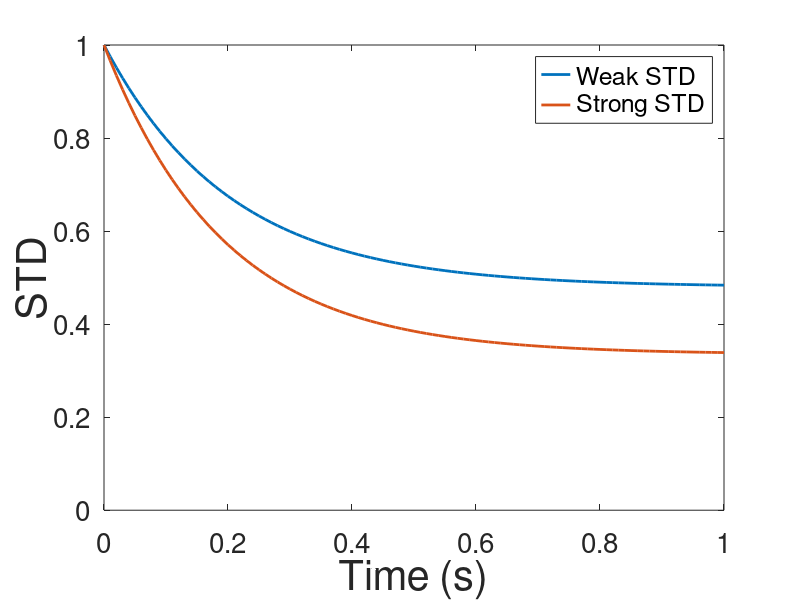
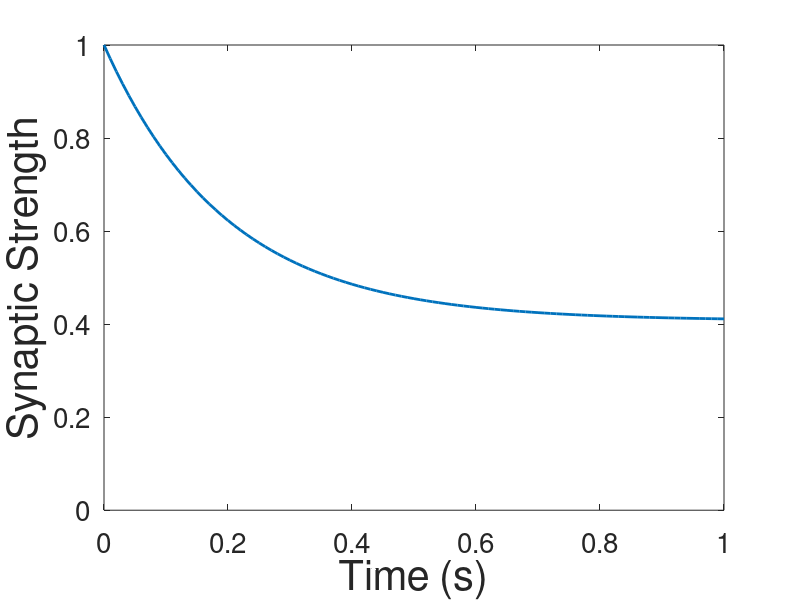
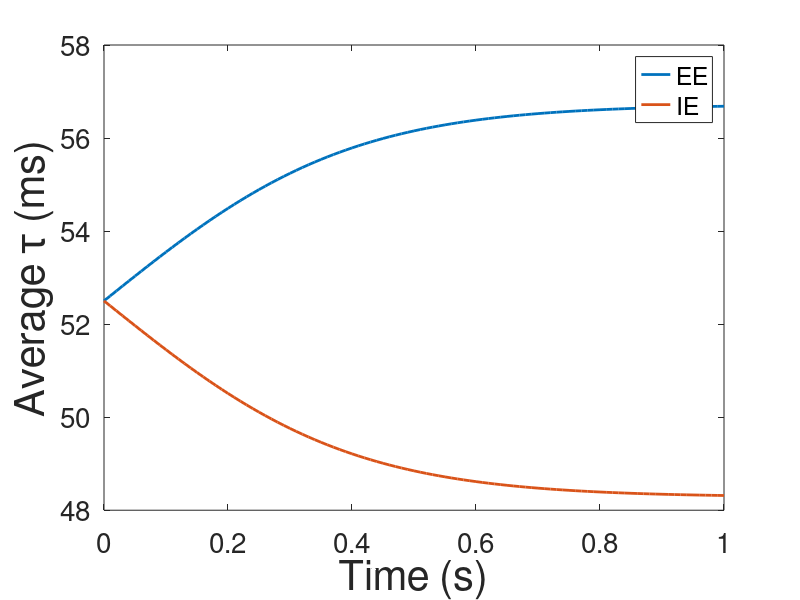

These charts were generated, in order, by the following MATLAB code:
% Script for plots showing how distributions of STD can change the average
% time constant of a projection.  This is figure 5.

std = @(t,tr,u,R)1./(1+tr.*u.*R)+(1-(1./(1+tr.*u.*R))).*exp(-(1./tr+u.*R).*t);

u = 0.15;
R = 20;
tr = 0.5;
t = 0:0.01:1.0;
percent = 0.15;

x2 = std(t,tr*(1+percent),u*(1+percent),R);
x1 = std(t,tr*(1-percent),u*(1-percent),R);

figure('color','w')
plot(t,x1,'LineWidth',2)
hold on
plot(t,x2,'LineWidth',2)
set(gca,'FontSize',20)
ylim([0,1])
legend('Weak STD','Strong STD')
xlabel('Time (s)','FontSize',30)
ylabel('STD','FontSize',30)

figure('color','w')
plot(t,(x1+x2)/2,'LineWidth',2)
set(gca,'FontSize',20)
ylim([0,1])
xlabel('Time (s)','FontSize',30)
ylabel('Synaptic Strength','FontSize',30)

tau1 = 0.25*0.005+0.75*0.1;
tau2 = 0.75*0.005+0.25*0.1;
figure('color','w')
plot(t,1000*(x1*tau1+x2*tau2)./(x1+x2),'LineWidth',2)
hold on
plot(t,1000*(x2*tau1+x1*tau2)./(x1+x2),'LineWidth',2)
set(gca,'FontSize',20)
legend('EE','IE')
xlabel('Time (s)','FontSize',30)
ylabel('Average \tau (ms)','FontSize',30)
